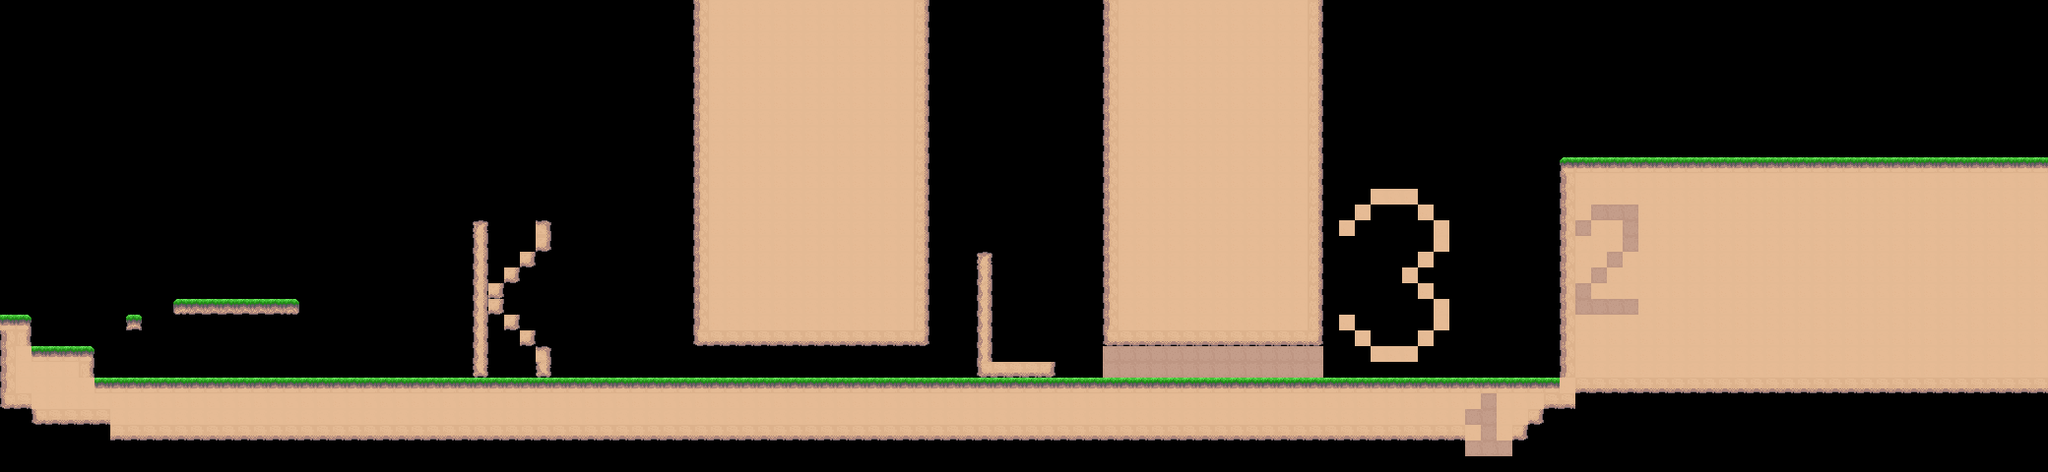

Rendered tile map (Tiled .tmx) drawn with the repository's tilesets; below, a short description and the map source with its tile grids summarised:
An orthogonal 130x30 tile map with 16x16 px tiles, 1 tile layer (ground), 2 tilesets and 25 objects (6x fuel, 6x spike, 3x walker_sensor, 2x walker).

<map version="1.10" tiledversion="1.11.1" orientation="orthogonal" renderorder="right-down" width="130" height="30" tilewidth="16" tileheight="16" infinite="0" nextlayerid="5" nextobjectid="60">
 <editorsettings>
  <export target="../1-1.lua" format="lua" />
 </editorsettings>
 <tileset firstgid="1" name="lou" tilewidth="16" tileheight="16" tilecount="270" columns="18">
  <image source="../../assets/tiles_custom.png" width="300" height="240" />
 </tileset>
 <tileset firstgid="271" name="spike" tilewidth="16" tileheight="16" tilecount="3" columns="1">
  <image source="../../assets/spike.png" width="25" height="50" />
 </tileset>
 <layer id="1" name="ground" width="130" height="30">
  <data>[3900 cells, 1597 non-empty, 19 distinct tile ids]</data>
 </layer>
 <objectgroup id="3" name="solid">
  <object id="30" x="704.667" y="0" width="236.667" height="350.667">
   <properties>
    <property name="collidable" type="bool" value="true" />
   </properties>
  </object>
  <object id="31" x="1120.67" y="0" width="222.667" height="349.333">
   <properties>
    <property name="collidable" type="bool" value="true" />
   </properties>
  </object>
  <object id="32" x="1584.33" y="160.333" width="494.333" height="237.333">
   <properties>
    <property name="collidable" type="bool" value="true" />
   </properties>
  </object>
  <object id="33" x="0.5" y="320" width="31.5" height="94.5">
   <properties>
    <property name="collidable" type="bool" value="true" />
   </properties>
  </object>
  <object id="34" x="32" y="353" width="62.5" height="76">
   <properties>
    <property name="collidable" type="bool" value="true" />
   </properties>
  </object>
  <object id="36" x="2.33333" y="384" width="1757.67" height="54">
   <properties>
    <property name="collidable" type="bool" value="true" />
   </properties>
  </object>
  <object id="38" x="127.5" y="319" width="15.5" height="16.5">
   <properties>
    <property name="collidable" type="bool" value="true" />
   </properties>
  </object>
  <object id="39" x="176" y="303.5" width="128" height="16.5">
   <properties>
    <property name="collidable" type="bool" value="true" />
   </properties>
  </object>
 </objectgroup>
 <objectgroup id="2" name="entity">
  <object id="4" name="Fuel" type="fuel" x="415" y="352.833" width="15.6667" height="15.6667" />
  <object id="5" name="Fuel" type="fuel" x="480" y="351.833" width="16" height="16.3333" />
  <object id="6" name="Fuel" type="fuel" x="544" y="352.125" width="16.0625" height="15.8125" />
  <object id="18" name="Fuel" type="fuel" x="1015.33" y="352.667" width="18" height="14.6667" />
  <object id="21" name="Spike" type="spike" x="1199.75" y="368.25" width="16.25" height="15.5" />
  <object id="23" name="Spike" type="spike" x="1216.31" y="368.375" width="15.625" height="15.5" />
  <object id="24" name="Spike" type="spike" x="1232.25" y="368.25" width="15.5" height="15.75" />
  <object id="25" name="Spike" type="spike" x="1248.19" y="368.188" width="15.6875" height="15.6875" />
  <object id="26" name="Spike" type="spike" x="1184.09" y="368.273" width="15.2727" height="15.0909" />
  <object id="27" name="Spike" type="spike" x="1264.27" y="368.273" width="15.3636" height="15.5455" />
  <object id="47" name="Fuel" type="fuel" x="1466" y="351.167" width="18" height="14.6667" />
  <object id="48" name="Fuel" type="fuel" x="1533" y="351.667" width="18" height="14.6667" />
  <object id="53" name="Walker" type="walker" x="754.727" y="379.75" width="8.54545" height="16.5" />
  <object id="56" name="Walker" type="walker" x="887.136" y="380.114" width="8.54545" height="16.5" />
 </objectgroup>
 <objectgroup id="4" name="sensors" visible="0">
  <object id="50" name="Walker Sensor" type="walker_sensor" x="707.219" y="374.327" width="1.5625" height="2.4375" />
  <object id="51" name="Walker Sensor" type="walker_sensor" x="818.582" y="376.054" width="1.5625" height="2.4375" />
  <object id="52" name="Walker Sensor" type="walker_sensor" x="934.219" y="374.781" width="1.5625" height="2.4375" />
 </objectgroup>
</map>
